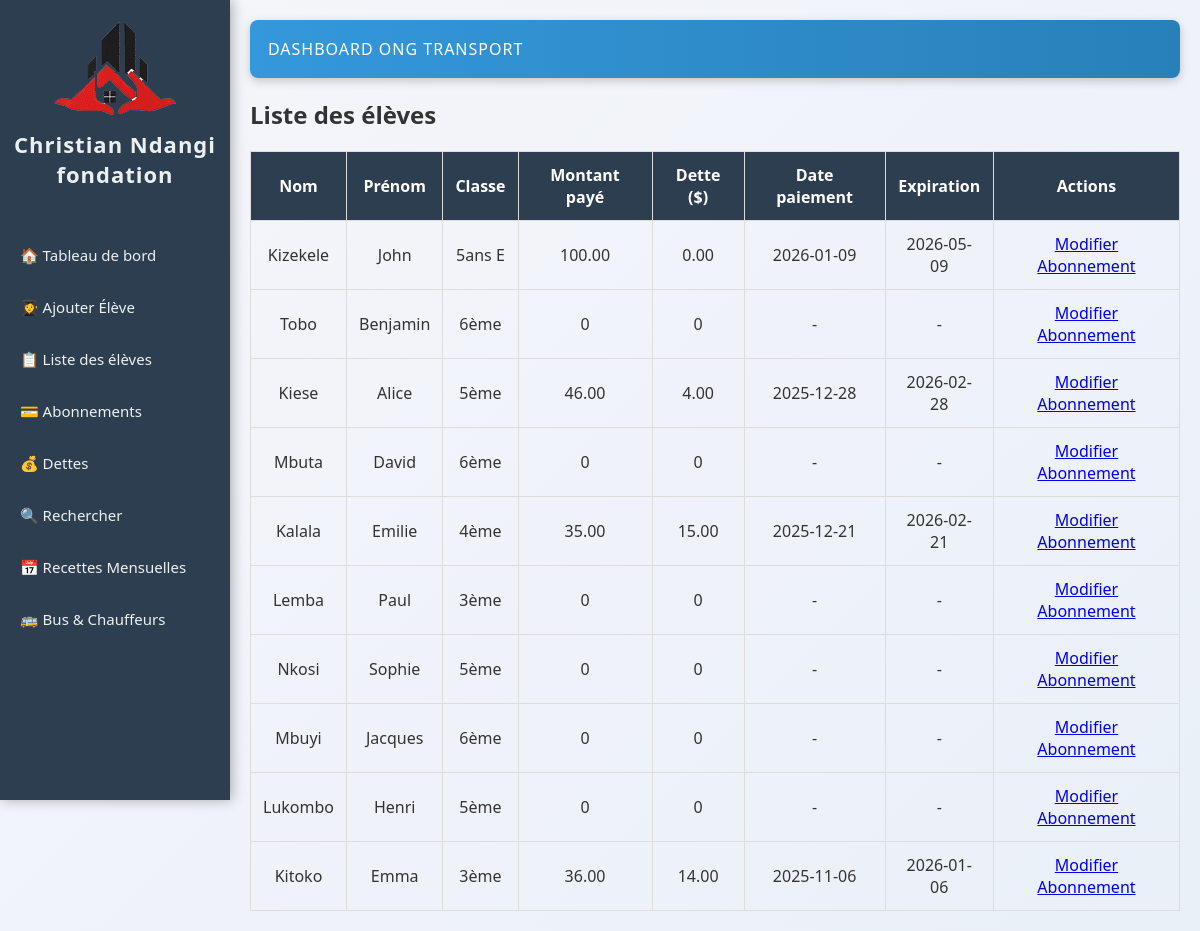
/.history/index_20251112113624.php, run on the app's committed database.
### tables this page shows
CREATE TABLE `abonnements` (
  `id` int(11) NOT NULL AUTO_INCREMENT,
  `eleve_id` int(11) NOT NULL,
  `montant` decimal(10,2) NOT NULL,
  `date_paiement` date NOT NULL,
  `date_expiration` date NOT NULL,
  `dette` decimal(10,2) DEFAULT 0.00,
  PRIMARY KEY (`id`),
  KEY `eleve_id` (`eleve_id`),
  CONSTRAINT `abonnements_ibfk_1` FOREIGN KEY (`eleve_id`) REFERENCES `eleves` (`id`) ON DELETE CASCADE
);

CREATE TABLE `eleves` (
  `id` int(11) NOT NULL AUTO_INCREMENT,
  `nom` varchar(50) NOT NULL,
  `postnom` varchar(50) DEFAULT NULL,
  `prenom` varchar(50) NOT NULL,
  `avenue` varchar(100) DEFAULT NULL,
  `quartier` enum('Salongo','Gombele','Madrendele') DEFAULT NULL,
  `commune` enum('Lemba','Matete','Ngaba') DEFAULT NULL,
  `ecole` varchar(100) DEFAULT NULL,
  `cycle` enum('Maternelle','Primaire','Secondaire','Humanité') DEFAULT NULL,
  `classe` varchar(50) DEFAULT NULL,
  `age` int(11) DEFAULT NULL,
  `sexe` enum('M','F') DEFAULT NULL,
  `point_arret` enum('Kamutsha','Kilidja','Garage','Igota Nzambi','Musudja','Station Salongo','Route ByPass','Route Biangana') DEFAULT NULL,
  `parent_nom` varchar(100) DEFAULT NULL,
  `parent_tel` varchar(10) DEFAULT NULL,
  `date_ajout` datetime DEFAULT current_timestamp(),
  PRIMARY KEY (`id`)
);

### .history/index_20251112113624.php (the view, shortened to what this page needs)
<?php
require 'db/database.php';
$stmt = $pdo->query("
    SELECT e.*,
           a.montant, a.date_paiement, a.date_expiration, a.dette
    FROM eleves e
    LEFT JOIN abonnements a ON e.id = a.eleve_id
    ORDER BY e.date_ajout DESC
");
$eleves = $stmt->fetchAll(PDO::FETCH_ASSOC);
?>
<!DOCTYPE html>
<html lang="fr">
<head>
    <link rel="stylesheet" href="css/style.css">
</head>
<body>
    <?php include 'sidebar.php'; ?>
    <div class="main-content">
        <header>Dashboard ONG Transport</header>
        <h2>Liste des élèves</h2>
        <table>
            <tr>
                <th>Nom</th>
                <th>Prénom</th>
                <th>Classe</th>
                <th>Montant payé</th>
                <th>Dette ($)</th>
                <th>Date paiement</th>
                <th>Expiration</th>
                <th>Actions</th>
            </tr>
            <?php if (!empty($eleves)): ?>
                <?php foreach($eleves as $e): ?>
                <tr>
                    <td><?= htmlspecialchars($e['nom']) ?></td>
                    <td><?= htmlspecialchars($e['prenom']) ?></td>
                    <td><?= htmlspecialchars($e['classe']) ?></td>
                    <td><?= $e['montant'] ?? 0 ?></td>
                    <td><?= $e['dette'] ?? 0 ?></td>
                    <td><?= $e['date_paiement'] ?? '-' ?></td>
                    <td><?= $e['date_expiration'] ?? '-' ?></td>
                    <td>
                        <a class="btn" href="ajouter_eleve.php?id=<?= $e['id'] ?>">Modifier</a>
                        <a class="btn" href="gerer_abonnement.php?eleve_id=<?= $e['id'] ?>">Abonnement</a>
                    </td>
                </tr>
                <?php endforeach; ?>
            <?php else: ?>
                <tr><td colspan="8">Aucun élève trouvé.</td></tr>
            <?php endif; ?>
        </table>
    </div>
</body>
</html>

### css/style.css (style rules this page uses)
* { box-sizing: border-box; margin: 0; padding: 0; transition: all 0.3s ease-in-out; }
body { font-family: "Segoe UI", Arial, sans-serif; background: linear-gradient(135deg, #f5f6fa 0%, #eaf0f8 100%); display: flex; min-height: 100vh; color: #333; overflow-x: hidden; }
.main-content { margin-left: 230px; width: calc(100% - 230px); padding: 20px; animation: fadeIn 0.6s ease-in-out; }
header { background: linear-gradient(90deg, #3498db, #2980b9); color: white; padding: 18px; border-radius: 8px; margin-bottom: 20px; box-shadow: 0 3px 10px rgba(0,0,0,0.2); text-transform: uppercase; letter-spacing: 1px; }
table { width: 100%; border-collapse: collapse; margin-top: 20px; animation: fadeIn 0.6s ease; }
table, th, td { border: 1px solid #ddd; transition: all 0.3s ease; }
th, td { padding: 12px; text-align: center; transition: background 0.3s, transform 0.3s; }
th { background-color: #2c3e50; color: white; }

### data on the page
abonnements: eleve.nom "Kizekele", eleve.prenom "John", eleve.classe "5ans E", montant "100.00", dette "0.00", date_paiement "2026-01-09", date_expiration "2026-05-09"
eleves: nom "Tobo", prenom "Benjamin", classe "6ème", montant "0", dette "0", date_paiement "-", date_expiration "-"
abonnements: eleve.nom "Kiese", eleve.prenom "Alice", eleve.classe "5ème", montant "46.00", dette "4.00", date_paiement "2025-12-28", date_expiration "2026-02-28"
eleves: nom "Mbuta", prenom "David", classe "6ème", montant "0", dette "0", date_paiement "-", date_expiration "-"
abonnements: eleve.nom "Kalala", eleve.prenom "Emilie", eleve.classe "4ème", montant "35.00", dette "15.00", date_paiement "2025-12-21", date_expiration "2026-02-21"
eleves: nom "Lemba", prenom "Paul", classe "3ème", montant "0", dette "0", date_paiement "-", date_expiration "-"
eleves: nom "Nkosi", prenom "Sophie", classe "5ème", montant "0", dette "0", date_paiement "-", date_expiration "-"
eleves: nom "Mbuyi", prenom "Jacques", classe "6ème", montant "0", dette "0", date_paiement "-", date_expiration "-"
eleves: nom "Lukombo", prenom "Henri", classe "5ème", montant "0", dette "0", date_paiement "-", date_expiration "-"
abonnements: eleve.nom "Kitoko", eleve.prenom "Emma", eleve.classe "3ème", montant "36.00", dette "14.00", date_paiement "2025-11-06", date_expiration "2026-01-06"
